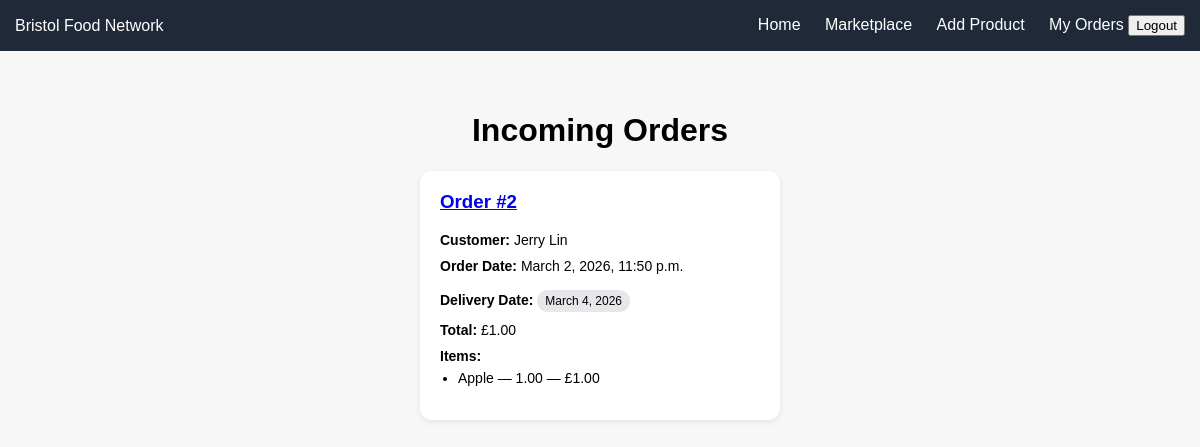
The app's page /marketplace/producer/orders/ (signed in) with its own data.
### marketplace/models.py (models this page shows, shortened)
class SubOrder(models.Model):
    order = models.ForeignKey(Order, on_delete=models.CASCADE, related_name="suborders")
    producer = models.ForeignKey(User, on_delete=models.CASCADE)
    delivery_date = models.DateField()
    subtotal = models.DecimalField(max_digits=10, decimal_places=2, default=0)
    @property
    def total(self):
        return sum(item.line_total for item in self.items.all())

class Order(models.Model):
    customer = models.ForeignKey(CustomerProfile, on_delete=models.CASCADE)
    created_at = models.DateTimeField(auto_now_add=True)
    total_amount = models.DecimalField(max_digits=10, decimal_places=2, default=0)

class OrderItem(models.Model):
    suborder = models.ForeignKey(SubOrder, on_delete=models.CASCADE, related_name="items")
    product = models.ForeignKey(Product, on_delete=models.CASCADE)
    quantity = models.DecimalField(max_digits=8, decimal_places=2)
    @property
    def line_total(self):
        return self.product.price * self.quantity

class Product(models.Model):
    STATUS_CHOICES = [
        ('in_season', 'In Season'),
        ('out_of_season', 'Out of Season'),
        ('unavailable', 'Unavailable'),
    ]
    producer = models.ForeignKey(User, on_delete=models.CASCADE)
    category = models.ForeignKey(
        'Category',
        on_delete=models.SET_NULL,
        null=True,
        blank=True
    )
    name = models.CharField(max_length=255)
    description = models.TextField()
    price = models.DecimalField(max_digits=10, decimal_places=2)
    unit = models.CharField(max_length=50)
    quantity = models.IntegerField()
    status = models.CharField(
        max_length=20,
        choices=STATUS_CHOICES
    )
    is_surplus = models.BooleanField(default=False)
    discount_percentage = models.IntegerField(default=0)
    organic_certified = models.BooleanField(default=False)
    allergen_info = models.JSONField(blank=True, null=True)
    harvest_date = models.DateField()
    created_at = models.DateTimeField(auto_now_add=True)

### accounts/models.py (models this page shows, shortened)
class CustomerProfile(models.Model):
    user = models.OneToOneField(User, on_delete=models.CASCADE)
    full_name = models.CharField(max_length=255)
    phone = models.CharField(max_length=50)
    delivery_address = models.TextField()
    postcode = models.CharField(max_length=20)

### marketplace/views.py (the view)
# urls.py: path('producer/orders/', producer_orders, name='producer_orders'),
@login_required
def producer_orders(request):
    if not hasattr(request.user, "producerprofile"):
        return redirect("/")
    suborders = SubOrder.objects.filter(
        producer=request.user
    ).select_related(
        "order", "order__customer", "order__customer__user"
    ).prefetch_related(
        "items__product"
    ).order_by("delivery_date")
    return render(request, "marketplace/producer_orders.html", {
        "suborders": suborders
    })

### templates/marketplace/producer_orders.html (shortened to what this page needs)
<!DOCTYPE html>
<html>
<head>
</head>
<body>
<nav>
    <div>Bristol Food Network</div>
    <div>
        <a href="/">Home</a>
        <a href="/marketplace/">Marketplace</a>
        {% if user.is_authenticated %}
            {% if user.producerprofile %}
                <a href="/marketplace/product/new/">Add Product</a>
                <a href="/marketplace/producer/orders/">My Orders</a>
            {% endif %}
            <form method="post" action="/logout/" style="display:inline;">
                <button type="submit">Logout</button>
            </form>
        {% else %}
            <a href="/login/">Login</a>
            <a href="/register/">Register</a>
        {% endif %}
    </div>
</nav>
<div class="container">
    <h1>Incoming Orders</h1>
    {% if suborders %}
        <div class="cards">
            {% for suborder in suborders %}
                <div class="card">
                    <h3>
                        <a href="{% url 'producer_order_detail' suborder.id %}">
                            Order #{{ suborder.order.id }}
                        </a>
                    </h3>
                    <div class="section">
                        <strong>Customer:</strong>
                        {{ suborder.order.customer.full_name }}
                    </div>
                    <div class="section">
                        <strong>Order Date:</strong>
                        {{ suborder.order.created_at }}
                    </div>
                    <div class="section">
                        <strong>Delivery Date:</strong>
                        <span class="badge">
                            {{ suborder.delivery_date }}
                        </span>
                    </div>
                    <div class="section">
                        <strong>Total:</strong>
                        £{{ suborder.total|floatformat:2 }}
                    </div>
                    <div class="section">
                        <strong>Items:</strong>
                        <ul>
                            {% for item in suborder.items.all %}
                                <li>
                                    {{ item.product.name }} —
                                    {{ item.quantity|floatformat:2 }} —
                                    £{{ item.line_total|floatformat:2 }}
                                </li>
                            {% endfor %}
                        </ul>
                    </div>
                </div>
            {% endfor %}
        </div>
    {% else %}
        <p>No incoming orders yet.</p>
    {% endif %}
</div>
</body>
</html>

### templates/marketplace/producer_orders.html (style rules this page uses)
body { font-family: Arial, sans-serif; margin:0; background:#f7f7f7; text-align:center; }
nav { background:#1f2937; padding:15px; color:white; display:flex; justify-content:space-between; align-items:center; }
nav a { color:white; text-decoration:none; margin-left:20px; }
.container { padding:40px 20px; }
.cards { display:flex; flex-wrap:wrap; gap:20px; justify-content:center; margin-top:20px; }
.card { background:white; padding:20px; border-radius:12px; width:320px; text-align:left; box-shadow:0 2px 6px rgba(0,0,0,0.08); }
.card h3 { margin-top:0; }
.section { margin-top:10px; font-size:14px; }
.badge { display:inline-block; padding:4px 8px; border-radius:999px; background:#e5e7eb; font-size:12px; margin-top:6px; }
ul { padding-left:18px; margin-top:6px; }

### records on screen
SubOrder: order.id "2", order.customer.full_name "Jerry Lin", order.created_at "March 2, 2026, 11:50 p.m.", delivery_date "March 4, 2026", total "1.00"
OrderItem: product.name "Apple", quantity "1.00", line_total "1.00"
